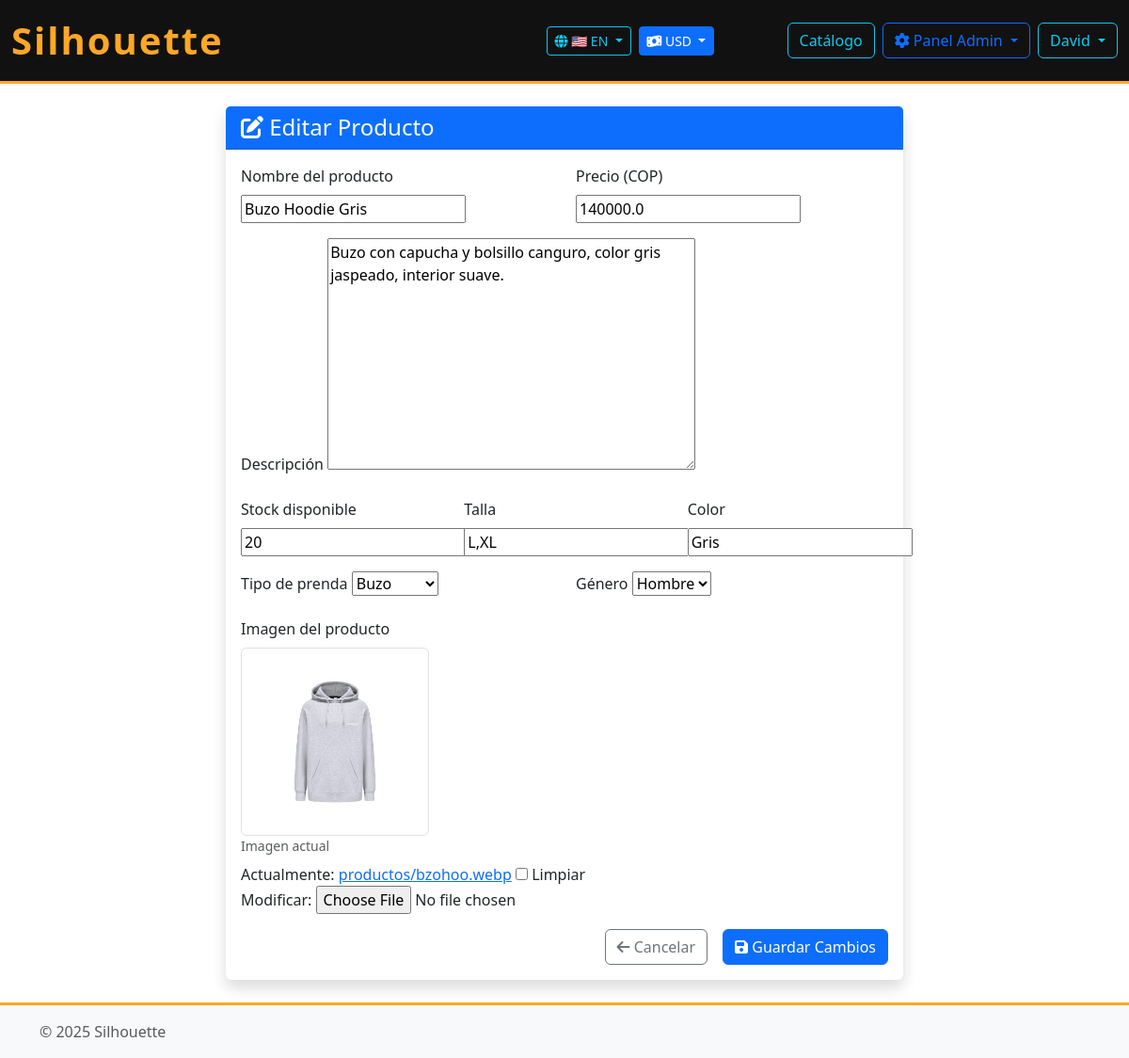
The app's page /es/catalog/producto/4/editar/ (signed in), older data.
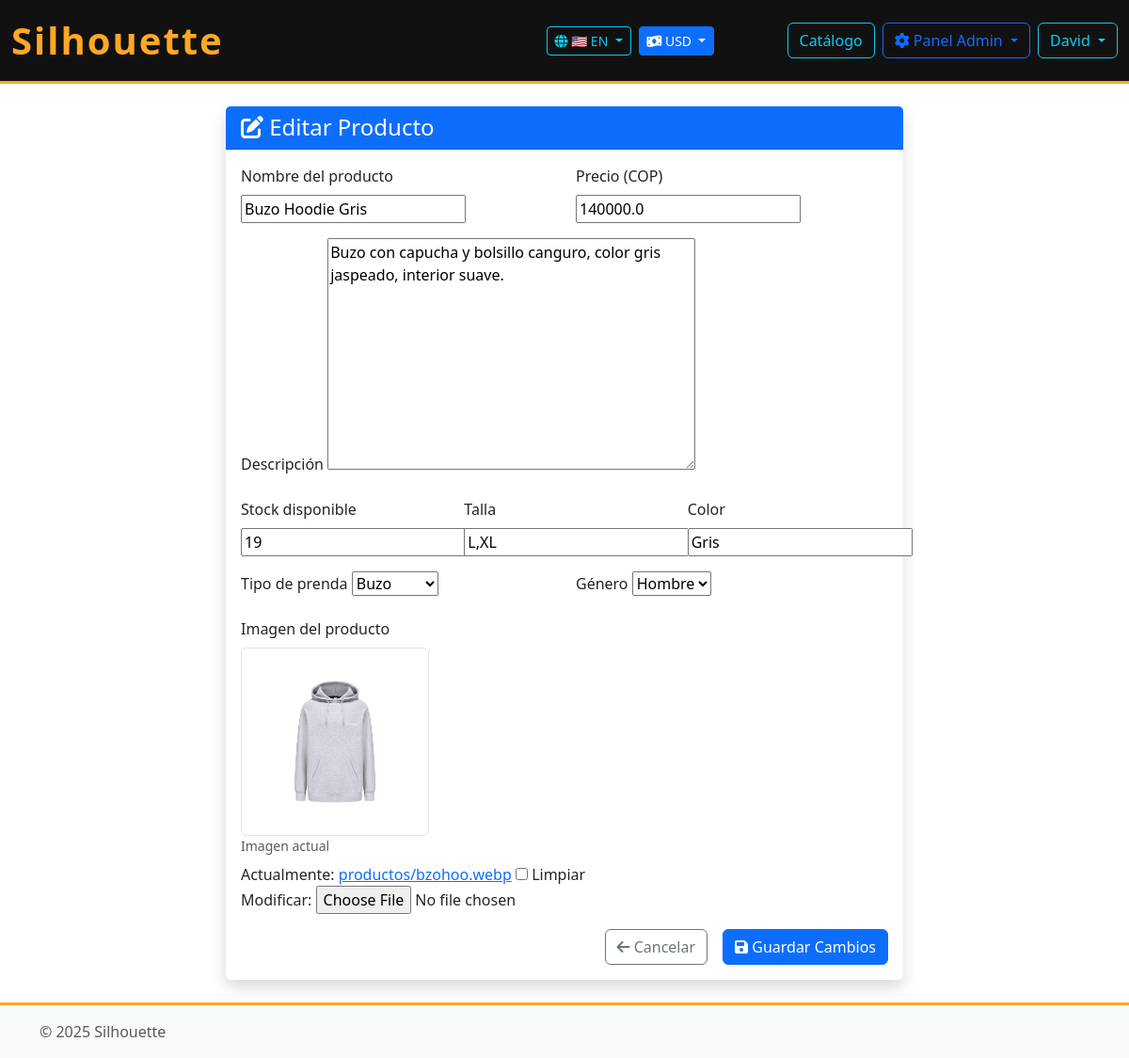
The same page, newer data.
### catalog/models.py (models this page shows, shortened)
class Producto(models.Model):
	"""
	Modelo de producto para el catálogo.
	Representa los datos y operaciones de un producto.
	"""
	nombre = models.CharField(max_length=100, verbose_name=_('Nombre'))
	descripcion = models.TextField(verbose_name=_('Descripción'))
	precio = models.FloatField(verbose_name=_('Precio'))
	stock = models.PositiveIntegerField(verbose_name=_('Stock'))
	talla = models.CharField(max_length=20, verbose_name=_('Talla'))
	color = models.CharField(max_length=30, verbose_name=_('Color'))
	tipo = models.CharField(max_length=30, choices=[('camiseta','Camiseta'),('buzo','Buzo'),('pantalon','Pantalón')], default='camiseta', verbose_name=_('Tipo de prenda'))
	genero = models.CharField(max_length=10, choices=[('hombre','Hombre'),('mujer','Mujer')], default='hombre', verbose_name=_('Género'))
	imagen = models.ImageField(upload_to='productos/', verbose_name=_('Imagen del producto'), null=True, blank=True)
	class Meta:
		ordering = ['nombre']
		verbose_name = _('Producto')
		verbose_name_plural = _('Productos')

### catalog/views.py (the view, shortened to what this page needs)
# urls.py: path('producto/<int:pk>/editar/', staff_member_required(ProductoEditView.as_view()), name='editar_producto'),
class ProductoEditView(UserPassesTestMixin, UpdateView):
	model = Producto
	template_name = 'catalog/editar_producto.html'
	fields = ['nombre', 'descripcion', 'precio', 'stock', 'talla', 'color', 'tipo', 'genero', 'imagen']
	context_object_name = 'producto'
	success_url = reverse_lazy('home')
	def test_func(self):
		return self.request.user.is_staff or self.request.user.is_superuser

### catalog/context_processors.py (called while the page is built)
def currency_context(request):
    return {
        'current_currency': request.session.get('currency', 'USD'),
        'supported_currencies': CurrencyService.get_supported_currencies(),
        'currency_service': CurrencyService,
    }

### catalog/services/currency_service.py (called while the page is built)
    @classmethod
    def get_supported_currencies(cls):
        return {
            'USD': {'name': 'Dólar Americano', 'symbol': '$'},
            'EUR': {'name': 'Euro', 'symbol': '€'},
            'GBP': {'name': 'Libra Esterlina', 'symbol': '£'},
            'COP': {'name': 'Peso Colombiano', 'symbol': '$'},
            'MXN': {'name': 'Peso Mexicano', 'symbol': '$'},
            'ARS': {'name': 'Peso Argentino', 'symbol': '$'},
            'CLP': {'name': 'Peso Chileno', 'symbol': '$'},
            'BRL': {'name': 'Real Brasileño', 'symbol': 'R$'},
        }

### templates/catalog/editar_producto.html (shortened to what this page needs)
{% extends 'base.html' %}
{% block content %}
<div class="container py-4">
    <div class="row justify-content-center">
        <div class="col-md-8">
            <div class="card">
                <div class="card-header bg-primary text-white">
                    <h4 class="mb-0"><i class="fas fa-edit"></i> Editar Producto</h4>
                </div>
                <div class="card-body">
                    <form method="post" enctype="multipart/form-data">
                        <div class="row">
                            <div class="col-md-6 mb-3">
                                <label for="{{ form.nombre.id_for_label }}" class="form-label">Nombre del producto</label>
                                {{ form.nombre }}
                            </div>
                            <div class="col-md-6 mb-3">
                                <label for="{{ form.precio.id_for_label }}" class="form-label">Precio (COP)</label>
                                {{ form.precio }}
                            </div>
                        </div>
                        <div class="mb-3">
                            <label for="{{ form.descripcion.id_for_label }}" class="form-label">Descripción</label>
                            {{ form.descripcion }}
                        </div>
                        <div class="row">
                            <div class="col-md-4 mb-3">
                                <label for="{{ form.stock.id_for_label }}" class="form-label">Stock disponible</label>
                                {{ form.stock }}
                            </div>
                            <div class="col-md-4 mb-3">
                                <label for="{{ form.talla.id_for_label }}" class="form-label">Talla</label>
                                {{ form.talla }}
                            </div>
                            <div class="col-md-4 mb-3">
                                <label for="{{ form.color.id_for_label }}" class="form-label">Color</label>
                                {{ form.color }}
                            </div>
                        </div>
                        <div class="row">
                            <div class="col-md-6 mb-3">
                                <label for="{{ form.tipo.id_for_label }}" class="form-label">Tipo de prenda</label>
                                {{ form.tipo }}
                            </div>
                            <div class="col-md-6 mb-3">
                                <label for="{{ form.genero.id_for_label }}" class="form-label">Género</label>
                                {{ form.genero }}
                            </div>
                        </div>
                        <div class="mb-3">
                            <label for="{{ form.imagen.id_for_label }}" class="form-label">Imagen del producto</label>
                            {% if producto.imagen %}
                                <div class="mb-2">
                                    <img src="{{ producto.imagen.url }}" alt="Imagen actual" class="img-thumbnail" style="max-width: 200px;">
                                    <small class="text-muted d-block">Imagen actual</small>
                                </div>
                            {% endif %}
                            {{ form.imagen }}
                        </div>
                        <div class="d-grid gap-2 d-md-flex justify-content-md-end">
                            <a href="/" class="btn btn-outline-secondary me-md-2">
                                <i class="fas fa-arrow-left"></i> Cancelar
                            </a>
                            <button type="submit" class="btn btn-primary">
                                <i class="fas fa-save"></i> Guardar Cambios
                            </button>
                        </div>
                    </form>
                </div>
            </div>
        </div>
    </div>
</div>
{% endblock %}

Row changes from the older to the newer data that the page shows:
changed Producto "Buzo Hoodie Gris": stock "20" → "19"
